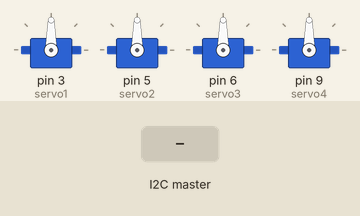
Simulated run of this sketch. Board: Arduino Uno, built with avr-gcc and run on an emulated ATmega328P. Parts: 4 × servo. The inputs (shaded band) are chosen by the test bench.

Above: at 1.2 s.
1.3 s: the I2C master sends the byte 0
At 2.3 s:
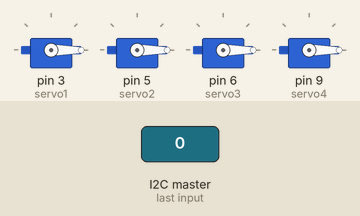
Timing chart, 0 to 4.3 s (numbered marks = the images above; inputs shaded):
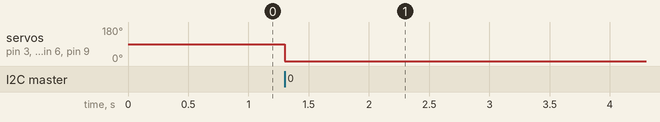

The sketch:

2986417.ino
```cpp
#include <Wire.h>
#include <Servo.h>

#define DEVICE_ID 4 // in order to communica device needs an id,
String output_1 = "";
String first = "";
String second ="";
String third = "";
String fourth = "";
int flag = 0;
String a = "23";

// servo engines initilization
Servo servo1;
Servo servo2;
Servo servo3;
Servo servo4;


void setup()
{
  Wire.begin(4);                // join i2c bus with address #4
  Wire.onReceive(receiveEvent); // register event
  Serial.begin(9600);           // start serial for outpu
  servo1.attach(3);				// using attach function from servo.h library, pin3 attached to servo according to given design
  servo2.attach(5);				// using attach function from servo.h library, pin5 attached to servo according to given design
  servo3.attach(6);				// using attach function from servo.h library, pin6 attached to servo according to given design
  servo4.attach(9);				// using attach function from servo.h library, pin9 attached to servo according to given design
}


void loop()
{

}

void receiveEvent(int howMany)
{
  while(0 < Wire.available()) // loop through all but the last
  {
    char c = Wire.read(); // receive byte as a character, reading char by char

    output_1 += c; // at the end of this loop, output_1 should store received information
  }
  parse(); // parsing the received information in order to obtain servo engine controlling angles
  output_1 = "";
  // get integer values of string
  int i_first = get_int(first.c_str());
  int i_second = get_int(second.c_str());
  int i_third = get_int(third.c_str());
  int i_fourth = get_int(fourth.c_str());

  servo1.write(i_first); // write corresponding angle value to servo1
  servo2.write(i_second);// write corresponding angle value to servo2
  servo3.write(i_third); // write corresponding angle value to servo3
  servo4.write(i_fourth); // write corresponding angle value to servo4
}
int get_int(String angle){ // string to integer function, we explain this in masterMC's code
  	//Serial.print("Inside:");
  	//Serial.println(angle);
    int i = 0;
    int total1 = 0;
  while (angle[i] != '\0') {
    i++;
  }
  int k = i;
  for(k=i;k>0;k--){
   int temp = angle[k-1] - '0';
   int mult = (pow(10,i-k) + 0.5);
   int mult2 = mult * temp;
   total1 += mult2;
  }
  if( total1 > 180){ // problem with tinkercad, when casting in to string.
  	total1 = 180;
  }
  //Serial.println(total1);
  return total1;
}

void parse() { // parsing the information to obtain meaningful(ready to use) data

first = "";
second = "";
 third = "";
 fourth = "";


  if(output_1[0] == '0' || flag == 1){ // we check if received information is valid by flag and first servos value(it may not be 0, hence we use flag)
	//Serial.println("asd");
  flag = 1;
  int i = 0;
  int j = 0;
  while(output_1[i] != '_') // reads output until reach '_' charachter which is a delimeter for first angle value  according to our output style
  {
   // Serial.print("output:");
    //Serial.println(output_1);
    first += output_1[i];
    i++;
    j++;
   // Serial.print("first :");
    //Serial.println(first);
  }

  i++;
  j = 0;
  while(output_1[i] != '_')// reads output until reach '_' charachter which is a delimeter for second angle value according to our output style
  {
    second += output_1[i];
    i++;
    j++;
  }

  i++;
  j = 0;
  while(output_1[i] != '_') // reads output until reach '_' charachter which is a delimeter for third angle value according to our output style
  {
    third += output_1[i];
    i++;
    j++;
  }

  i++;
  j = 0;
  while(output_1[i] != ':') // reads output until reach ':' charachter which is a delimeter for fourth angle value according to our output style
  {
    fourth += output_1[i];
      i++;
    j++;
  }
    //print();
  }

}
/*
void print() {
	Serial.println("print***");
  	Serial.println(output_1);
	Serial.println(first);
  	Serial.println(second);
  	Serial.println(third);
  	Serial.println(fourth);
}
*/
/*#include <Servo.h>

#define DEVICE_ID 2

int first_angle;
int second_angle;
int third_angle;
int fourth_angle;

int flag2 = 0;
String output_2 ="";

Servo servo1;
Servo servo2;
Servo servo3;
Servo servo4;


void setup()
{
    Serial.begin(9600);
  	Wire.begin(DEVICE_ID);
  	Wire.onReceive(receiveEvents);

}

void receiveEvents(){
	output_2 = "";
  	  	while (Wire.available()) {
    	char c = Wire.read();
    	output_2 += c;
  	}
  Serial.println(output2.c_str());

}

void loop()
{

}

*/


/*int first_angle;
int second_angle;
int third_angle;
int fourth_angle;


int get_int(String angle){
    int i = 0;
    int total1 = 0;
  while (angle[i] != '\0') {
    i++;
  }
  int k = i;
  for(k=i;k>0;k--){
   int temp = angle[k-1] - '0';
   int mult = (pow(10,i-k) + 0.5);
   int mult2 = mult * temp;
   total1 += mult2;
  }
  return total1;
}


void setup()
{
  Serial.begin(9600);
}


void loop()
{
  if (Serial.available() > 0 ) {
    int flag = 0;
    char first_char = Serial.read();
    //Serial.print(first_char);

    if (first_char == '!'){
        String temp =  Serial.readStringUntil(';');
        first_angle = get_int(temp);
        Serial.println(first_angle);
      	temp =  Serial.readStringUntil(';');
		second_angle = get_int(temp);
        Serial.println(second_angle);
      	String temp2 = Serial.readStringUntil(';');
        third_angle = get_int(temp2);
        Serial.println(third_angle);

    }
    else{
          Serial.println("Error! There is no start char.");
        return;
    }
  }
}


*/


/*char first_angle[4];
char second_angle[4];
char third_angle[4];
char fourth_angle[4];

int arr[4];
int i=0;

void setup() {
  Serial.begin(9600);
}
void print() {
  for (int i = 0;i < 4;i++) {
  	Serial.println()
  }
}
void loop()
{
    if (Serial.available() > 0)
    {
    	int flag = 0;
    	char first_char = Serial.read();

      if (first_char == '!'){

        char temp;
        temp = Serial.read();


      }
      else {

        Serial.println('Error! There is no start char.');

      }

    }
  	print();
}*/
```

Measured:
- after the input at 1.3 s, servo on pin 3 (servo1), servo on pin 5 (servo2), servo on pin 6 (servo3), servo on pin 9 (servo4): 90° → 0° at once
